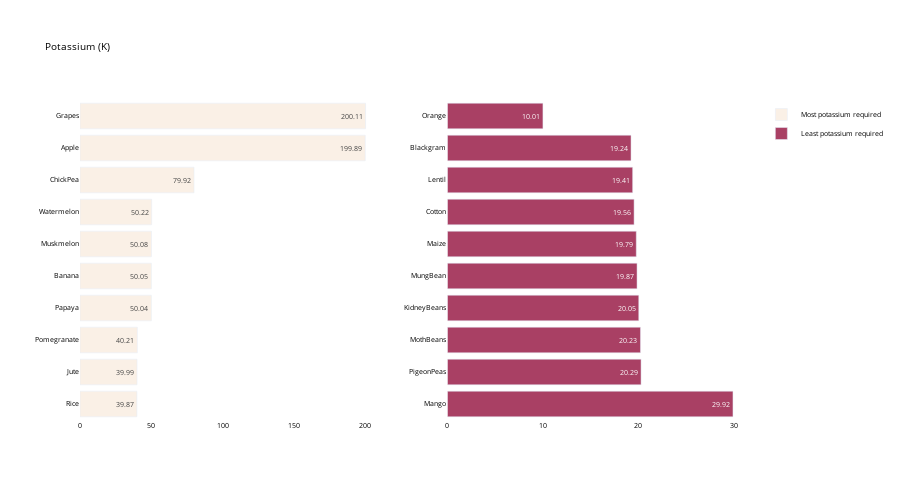

Notebook code cell kept with this figure:
### Code cell
crop_summary_K = crop_summary.sort_values(by='Potassium', ascending=False)

fig = make_subplots(rows=1, cols=2)

top = {
    'y' : crop_summary_K['Potassium'][0:10].sort_values().index,
    'x' : crop_summary_K['Potassium'][0:10].sort_values()
}

last = {
    'y' : crop_summary_K['Potassium'][-10:].index,
    'x' : crop_summary_K['Potassium'][-10:]
}

fig.add_trace(
    go.Bar(top,
           name="Most potassium required",
           marker_color=random.choice(colorarr),
           orientation='h',
          text=top['x']),

    row=1, col=1
)

fig.add_trace(
    go.Bar(last,
           name="Least potassium required",
           marker_color=random.choice(colorarr),
           orientation='h',
          text=last['x']),
    row=1, col=2
)
fig.update_traces(texttemplate='%{text}', textposition='inside')
fig.update_layout(title_text="Potassium (K)",
                  plot_bgcolor='white',
                  font_size=7,
                  font_color='black',
                  height=500)

fig.update_xaxes(showgrid=False)
fig.update_yaxes(showgrid=False)
fig.show()

### Figure 1 — Plotly figure (JSON) as saved in the notebook; plotly's stock layout.template omitted (floating-point values rounded to 4 significant figures)
{"data": [{"marker": {"color": "#Faf0e6"}, "name": "Most potassium required", "orientation": "h", "text": [39.87, 39.99, 40.21, 50.04, 50.05, 50.08, 50.22, 79.92, 199.9, 200.1], "textposition": "inside", "texttemplate": "%{text}", "type": "bar", "x": [39.87, 39.99, 40.21, 50.04, 50.05, 50.08, 50.22, 79.92, 199.9, 200.1], "xaxis": "x", "y": ["Rice", "Jute", "Pomegranate", "Papaya", "Banana", "Muskmelon", "Watermelon", "ChickPea", "Apple", "Grapes"], "yaxis": "y"}, {"marker": {"color": "#A94064"}, "name": "Least potassium required", "orientation": "h", "text": [29.92, 20.29, 20.23, 20.05, 19.87, 19.79, 19.56, 19.41, 19.24, 10.01], "textposition": "inside", "texttemplate": "%{text}", "type": "bar", "x": [29.92, 20.29, 20.23, 20.05, 19.87, 19.79, 19.56, 19.41, 19.24, 10.01], "xaxis": "x2", "y": ["Mango", "PigeonPeas", "MothBeans", "KidneyBeans", "MungBean", "Maize", "Cotton", "Lentil", "Blackgram", "Orange"], "yaxis": "y2"}], "layout": {"font": {"color": "black", "size": 7}, "height": 500, "plot_bgcolor": "white", "title": {"text": "Potassium (K)"}, "xaxis": {"anchor": "y", "domain": [0, 0.45], "showgrid": false}, "xaxis2": {"anchor": "y2", "domain": [0.55, 1], "showgrid": false}, "yaxis": {"anchor": "x", "domain": [0, 1], "showgrid": false}, "yaxis2": {"anchor": "x2", "domain": [0, 1], "showgrid": false}}}
